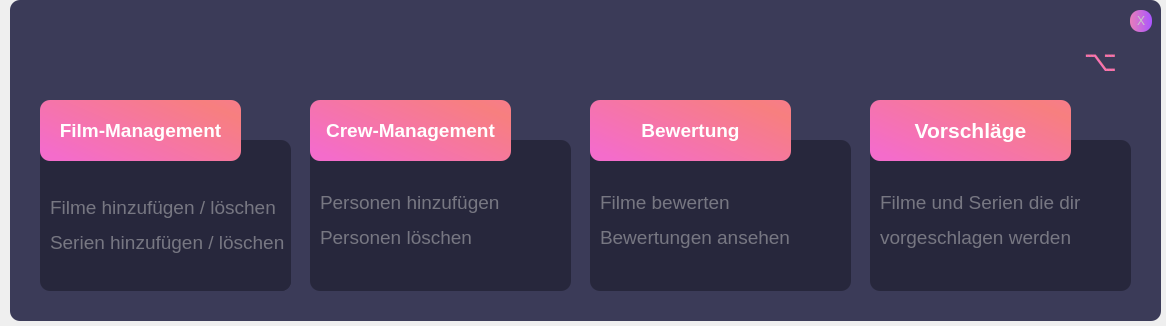
<?xml version="1.0" encoding="UTF-8"?>
<ui version="4.0">
 <class>Manager</class>
 <widget class="QWidget" name="Manager">
  <property name="geometry">
   <rect>
    <x>0</x>
    <y>0</y>
    <width>1166</width>
    <height>326</height>
   </rect>
  </property>
  <property name="windowTitle">
   <string>Form</string>
  </property>
  <widget class="QFrame" name="frame">
   <property name="geometry">
    <rect>
     <x>10</x>
     <y>0</y>
     <width>1151</width>
     <height>321</height>
    </rect>
   </property>
   <property name="styleSheet">
    <string notr="true">background-color: rgb(59, 59, 88);
border-radius:10px;
</string>
   </property>
   <property name="frameShape">
    <enum>QFrame::StyledPanel</enum>
   </property>
   <property name="frameShadow">
    <enum>QFrame::Raised</enum>
   </property>
   <widget class="QLabel" name="helloMsg">
    <property name="geometry">
     <rect>
      <x>30</x>
      <y>30</y>
      <width>1031</width>
      <height>51</height>
     </rect>
    </property>
    <property name="font">
     <font>
      <family>Segoe UI</family>
      <pointsize>26</pointsize>
      <weight>50</weight>
      <italic>false</italic>
      <bold>false</bold>
     </font>
    </property>
    <property name="styleSheet">
     <string notr="true">color:qlineargradient(spread:reflect, x1:0, y1:1, x2:1, y2:0.307, stop:0.0909091 rgba(244, 108, 203, 255), stop:1 rgba(247, 127, 127, 255));
font: 26pt &quot;Segoe UI&quot;;</string>
    </property>
    <property name="text">
     <string>&lt;WELCOME_NOTIFY&gt;</string>
    </property>
    <property name="alignment">
     <set>Qt::AlignLeading|Qt::AlignLeft|Qt::AlignVCenter</set>
    </property>
   </widget>
   <widget class="QFrame" name="frame_2">
    <property name="geometry">
     <rect>
      <x>30</x>
      <y>140</y>
      <width>251</width>
      <height>151</height>
     </rect>
    </property>
    <property name="styleSheet">
     <string notr="true">background-color: rgb(39, 39, 60);</string>
    </property>
    <property name="frameShape">
     <enum>QFrame::StyledPanel</enum>
    </property>
    <property name="frameShadow">
     <enum>QFrame::Raised</enum>
    </property>
    <widget class="QLabel" name="label_2">
     <property name="geometry">
      <rect>
       <x>10</x>
       <y>20</y>
       <width>241</width>
       <height>131</height>
      </rect>
     </property>
     <property name="font">
      <font>
       <family>Segoe UI</family>
       <pointsize>14</pointsize>
       <weight>50</weight>
       <italic>false</italic>
       <bold>false</bold>
       <underline>false</underline>
       <strikeout>false</strikeout>
      </font>
     </property>
     <property name="styleSheet">
      <string notr="true">color: rgb(119, 119, 130);
font: 14pt &quot;Segoe UI&quot;;
</string>
     </property>
     <property name="text">
      <string>&lt;html&gt;&lt;head/&gt;&lt;body&gt;&lt;p&gt;Filme hinzufügen / löschen&lt;/p&gt;&lt;p&gt;Serien hinzufügen / löschen&lt;/p&gt;&lt;/body&gt;&lt;/html&gt;</string>
     </property>
    </widget>
   </widget>
   <widget class="QFrame" name="frame_3">
    <property name="geometry">
     <rect>
      <x>300</x>
      <y>140</y>
      <width>261</width>
      <height>151</height>
     </rect>
    </property>
    <property name="styleSheet">
     <string notr="true">background-color: rgb(39, 39, 60);</string>
    </property>
    <property name="frameShape">
     <enum>QFrame::StyledPanel</enum>
    </property>
    <property name="frameShadow">
     <enum>QFrame::Raised</enum>
    </property>
    <widget class="QLabel" name="label_3">
     <property name="geometry">
      <rect>
       <x>10</x>
       <y>20</y>
       <width>211</width>
       <height>121</height>
      </rect>
     </property>
     <property name="font">
      <font>
       <family>Segoe UI</family>
       <pointsize>14</pointsize>
       <weight>50</weight>
       <italic>false</italic>
       <bold>false</bold>
       <underline>false</underline>
       <strikeout>false</strikeout>
      </font>
     </property>
     <property name="styleSheet">
      <string notr="true">color: rgb(119, 119, 130);
font: 14pt &quot;Segoe UI&quot;;
</string>
     </property>
     <property name="text">
      <string>&lt;html&gt;&lt;head/&gt;&lt;body&gt;&lt;p&gt;Personen hinzufügen&lt;/p&gt;&lt;p&gt;Personen löschen&lt;/p&gt;&lt;/body&gt;&lt;/html&gt;</string>
     </property>
    </widget>
   </widget>
   <widget class="QPushButton" name="exit">
    <property name="geometry">
     <rect>
      <x>1120</x>
      <y>10</y>
      <width>22</width>
      <height>22</height>
     </rect>
    </property>
    <property name="styleSheet">
     <string notr="true">QPushButton#exit{
background-color: qlineargradient(spread:pad, x1:0, y1:0.460227, x2:1, y2:0.46, stop:0 rgba(231, 126, 186, 255), stop:1 rgba(170, 85, 255, 255));
border-radius:10px;
font: 10pt &quot;Segoe UI&quot;;
color:rgb(200, 200, 200);
}
QPushButton#exit:hover {
	font:  75 12pt &quot;Segoe UI&quot;;
	color: rgb(255, 255, 255);
}

QPushButton#exit:pressed{
	
	color: rgb(59, 59, 88);
}</string>
    </property>
    <property name="text">
     <string>X</string>
    </property>
   </widget>
   <widget class="QFrame" name="frame_5">
    <property name="geometry">
     <rect>
      <x>580</x>
      <y>140</y>
      <width>261</width>
      <height>151</height>
     </rect>
    </property>
    <property name="styleSheet">
     <string notr="true">background-color: rgb(39, 39, 60);</string>
    </property>
    <property name="frameShape">
     <enum>QFrame::StyledPanel</enum>
    </property>
    <property name="frameShadow">
     <enum>QFrame::Raised</enum>
    </property>
    <widget class="QLabel" name="label_5">
     <property name="geometry">
      <rect>
       <x>10</x>
       <y>20</y>
       <width>211</width>
       <height>121</height>
      </rect>
     </property>
     <property name="font">
      <font>
       <family>Segoe UI</family>
       <pointsize>14</pointsize>
       <weight>50</weight>
       <italic>false</italic>
       <bold>false</bold>
       <underline>false</underline>
       <strikeout>false</strikeout>
      </font>
     </property>
     <property name="styleSheet">
      <string notr="true">font: 14pt &quot;Segoe UI&quot;;
 color: rgb(119, 119, 130);</string>
     </property>
     <property name="text">
      <string>&lt;html&gt;&lt;head/&gt;&lt;body&gt;&lt;p&gt;Filme bewerten&lt;/p&gt;&lt;p&gt;Bewertungen ansehen&lt;/p&gt;&lt;/body&gt;&lt;/html&gt;</string>
     </property>
    </widget>
   </widget>
   <widget class="QFrame" name="frame_10">
    <property name="geometry">
     <rect>
      <x>860</x>
      <y>140</y>
      <width>261</width>
      <height>151</height>
     </rect>
    </property>
    <property name="font">
     <font>
      <pointsize>7</pointsize>
     </font>
    </property>
    <property name="styleSheet">
     <string notr="true">background-color: rgb(39, 39, 60);</string>
    </property>
    <property name="frameShape">
     <enum>QFrame::StyledPanel</enum>
    </property>
    <property name="frameShadow">
     <enum>QFrame::Raised</enum>
    </property>
    <widget class="QLabel" name="label_6">
     <property name="geometry">
      <rect>
       <x>10</x>
       <y>20</y>
       <width>231</width>
       <height>121</height>
      </rect>
     </property>
     <property name="font">
      <font>
       <family>Segoe UI</family>
       <pointsize>14</pointsize>
       <weight>50</weight>
       <italic>false</italic>
       <bold>false</bold>
       <underline>false</underline>
       <strikeout>false</strikeout>
      </font>
     </property>
     <property name="styleSheet">
      <string notr="true">color: rgb(119, 119, 130);
font: 14pt &quot;Segoe UI&quot;;
</string>
     </property>
     <property name="text">
      <string>&lt;html&gt;&lt;head/&gt;&lt;body&gt;&lt;p&gt;Filme und Serien die dir &lt;/p&gt;&lt;p&gt;vorgeschlagen werden&lt;/p&gt;&lt;/body&gt;&lt;/html&gt;</string>
     </property>
    </widget>
   </widget>
   <widget class="QPushButton" name="filmManagementButton">
    <property name="geometry">
     <rect>
      <x>30</x>
      <y>100</y>
      <width>201</width>
      <height>61</height>
     </rect>
    </property>
    <property name="font">
     <font>
      <family>Segoe UI</family>
      <pointsize>14</pointsize>
      <weight>75</weight>
      <bold>true</bold>
     </font>
    </property>
    <property name="styleSheet">
     <string notr="true">QPushButton#filmManagementButton{
	background-color:  qlineargradient(spread:reflect, x1:0, y1:1, x2:1, y2:0.307, stop:0.0909091 rgba(244, 108, 203, 255), stop:1 rgba(247, 127, 127, 255));
	QFrame::Shadow:100px;
	color: rgb(255, 255, 255);
}
QPushButton#filmManagementButton:hover {
	font:  100 18pt &quot;Segoe UI&quot;;
	color: rgb(255, 255, 255);
}

QPushButton#filmManagementButton:pressed{
	
	color: rgb(59, 59, 88);
}</string>
    </property>
    <property name="text">
     <string>Film-Management</string>
    </property>
   </widget>
   <widget class="QPushButton" name="CrewManagementButton">
    <property name="geometry">
     <rect>
      <x>300</x>
      <y>100</y>
      <width>201</width>
      <height>61</height>
     </rect>
    </property>
    <property name="font">
     <font>
      <family>Segoe UI</family>
      <pointsize>14</pointsize>
      <weight>75</weight>
      <bold>true</bold>
     </font>
    </property>
    <property name="styleSheet">
     <string notr="true">QPushButton#CrewManagementButton{
	background-color:  qlineargradient(spread:reflect, x1:0, y1:1, x2:1, y2:0.307, stop:0.0909091 rgba(244, 108, 203, 255), stop:1 rgba(247, 127, 127, 255));
	QFrame::Shadow:100px;
	color: rgb(255, 255, 255);
}
QPushButton#CrewManagementButton:hover {
	font:  75 18pt &quot;Segoe UI&quot;;
	color: rgb(255, 255, 255);
}

QPushButton#CrewManagementButton:pressed{
	
	color: rgb(59, 59, 88);
}</string>
    </property>
    <property name="text">
     <string>Crew-Management</string>
    </property>
   </widget>
   <widget class="QPushButton" name="bewertungButton">
    <property name="geometry">
     <rect>
      <x>580</x>
      <y>100</y>
      <width>201</width>
      <height>61</height>
     </rect>
    </property>
    <property name="font">
     <font>
      <family>Segoe UI</family>
      <pointsize>14</pointsize>
      <weight>75</weight>
      <bold>true</bold>
     </font>
    </property>
    <property name="styleSheet">
     <string notr="true">QPushButton#bewertungButton{
	background-color:  qlineargradient(spread:reflect, x1:0, y1:1, x2:1, y2:0.307, stop:0.0909091 rgba(244, 108, 203, 255), stop:1 rgba(247, 127, 127, 255));
	QFrame::Shadow:100px;
	color: rgb(255, 255, 255);
}
QPushButton#bewertungButton:hover {
	font:  75 20pt &quot;Segoe UI&quot;;
	color: rgb(255, 255, 255);
}

QPushButton#bewertungButton:pressed{
	
	color: rgb(59, 59, 88);
}</string>
    </property>
    <property name="text">
     <string>Bewertung</string>
    </property>
   </widget>
   <widget class="QPushButton" name="vorschlaegeButton">
    <property name="geometry">
     <rect>
      <x>860</x>
      <y>100</y>
      <width>201</width>
      <height>61</height>
     </rect>
    </property>
    <property name="font">
     <font>
      <family>Segoe UI</family>
      <pointsize>16</pointsize>
      <weight>75</weight>
      <bold>true</bold>
     </font>
    </property>
    <property name="styleSheet">
     <string notr="true">QPushButton#vorschlaegeButton{
	background-color:  qlineargradient(spread:reflect, x1:0, y1:1, x2:1, y2:0.307, stop:0.0909091 rgba(244, 108, 203, 255), stop:1 rgba(247, 127, 127, 255));
	QFrame::Shadow:100px;
	color: rgb(255, 255, 255);
}
QPushButton#vorschlaegeButton:hover {
	font:  75 20pt &quot;Segoe UI&quot;;
	color: rgb(255, 255, 255);
}

QPushButton#vorschlaegeButton:pressed{
	
	color: rgb(59, 59, 88);
}
</string>
    </property>
    <property name="text">
     <string>Vorschläge</string>
    </property>
   </widget>
   <widget class="QPushButton" name="editButton">
    <property name="geometry">
     <rect>
      <x>1060</x>
      <y>40</y>
      <width>61</width>
      <height>41</height>
     </rect>
    </property>
    <property name="font">
     <font>
      <family>Segoe UI</family>
      <pointsize>22</pointsize>
      <weight>50</weight>
      <italic>false</italic>
      <bold>false</bold>
     </font>
    </property>
    <property name="styleSheet">
     <string notr="true">QPushButton#editButton{
color:qlineargradient(spread:reflect, x1:0, y1:1, x2:1, y2:0.307, stop:0.0909091 rgba(244, 108, 203, 255), stop:1 rgba(247, 127, 127, 255));
font: 22pt &quot;Segoe UI&quot;;
}
QPushButton#editButton:hover {
	font:  75 25pt &quot;Segoe UI&quot;;
}

QPushButton#editButton:pressed{
	
	color: rgb(59, 59, 88);
}</string>
    </property>
    <property name="text">
     <string>⌥</string>
    </property>
   </widget>
   <zorder>frame_3</zorder>
   <zorder>helloMsg</zorder>
   <zorder>frame_2</zorder>
   <zorder>exit</zorder>
   <zorder>frame_5</zorder>
   <zorder>frame_10</zorder>
   <zorder>filmManagementButton</zorder>
   <zorder>CrewManagementButton</zorder>
   <zorder>bewertungButton</zorder>
   <zorder>vorschlaegeButton</zorder>
   <zorder>editButton</zorder>
  </widget>
 </widget>
 <resources/>
 <connections/>
</ui>
